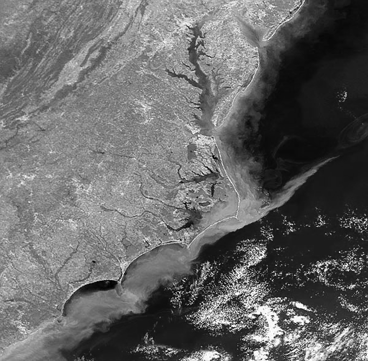
#> input picture old/rede_hidro.png, 368 x 361 px
$ python hist.py
#> lines starting #> are read from the running program, lines starting #| are printed output that depends on the picture
import cv2
import numpy as np
from matplotlib import pyplot as plt

img = cv2.imread('rede_hidro.png')
#> img is the input picture: shape (361, 368, 3); min 0, max 255, mean 102.3

hist = {x: 0 for x in range(256)}

for cell in img.flatten():
	hist[cell] = hist[cell] + 1
#> this loop made 398544 passes
#> cell on passes 1 to 3: 128, 128, 128
#> after the loop, hist = 256 items

# print hist

plt.bar(hist.keys(), hist.values(), color='black')
plt.show()
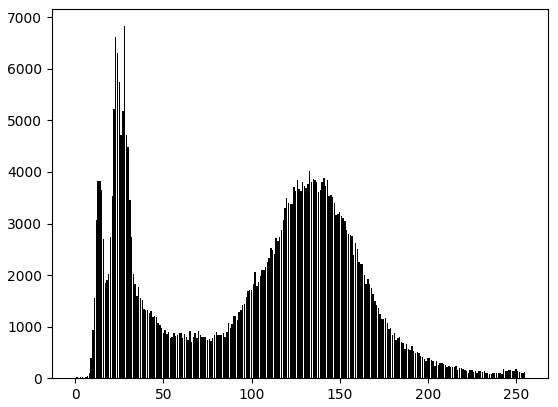
#> figure drawn by matplotlib, 1 panel; tallest bar 6828 high, from x = 27.6 to 28.4
